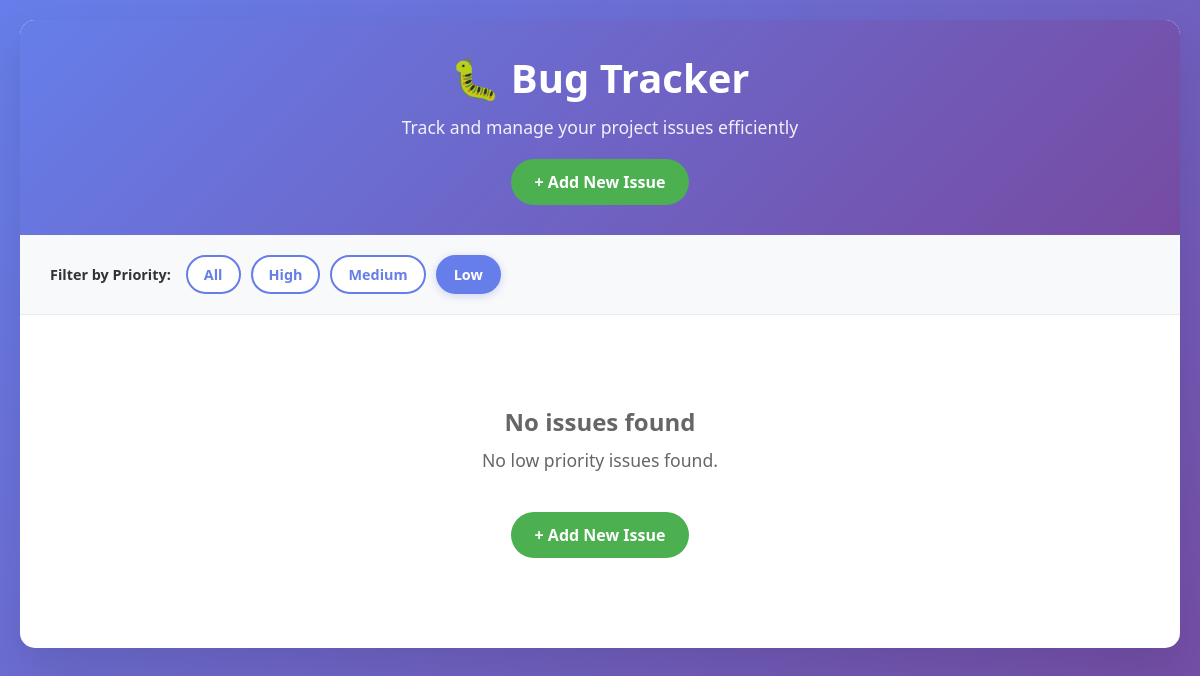
Before: /?priority=Low with the older database file.
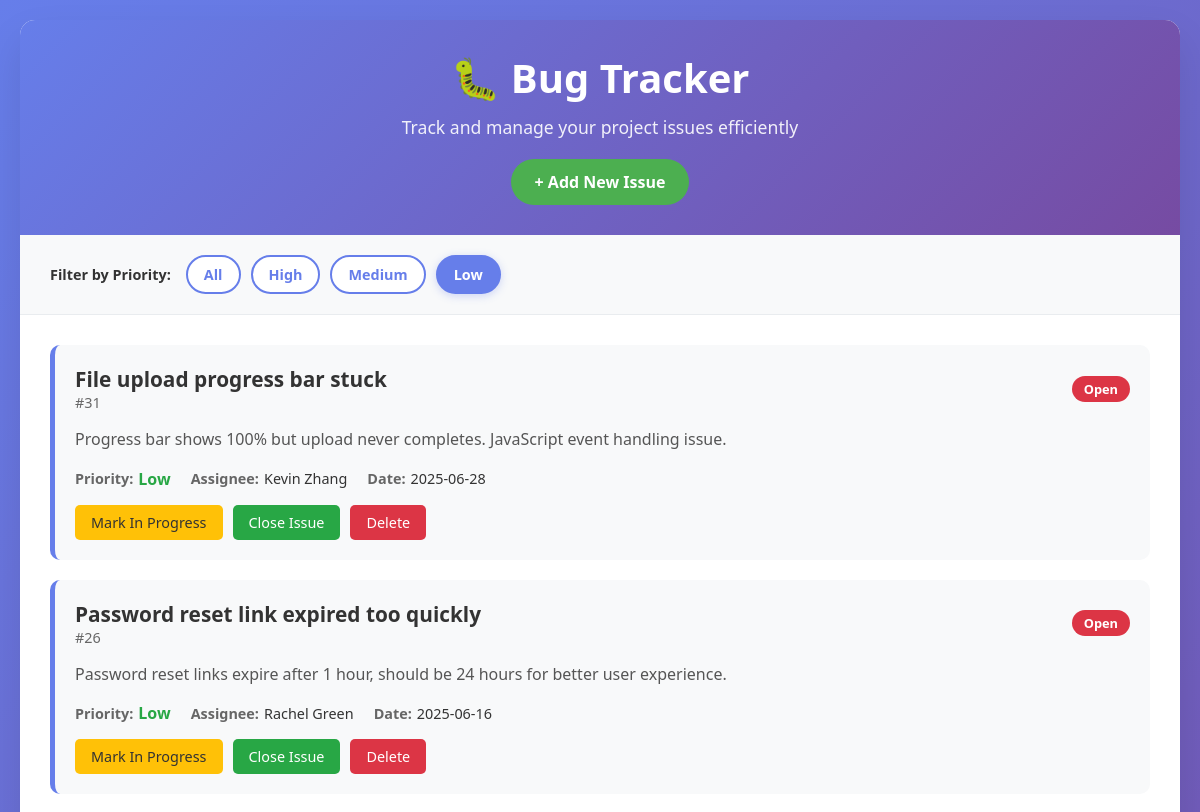
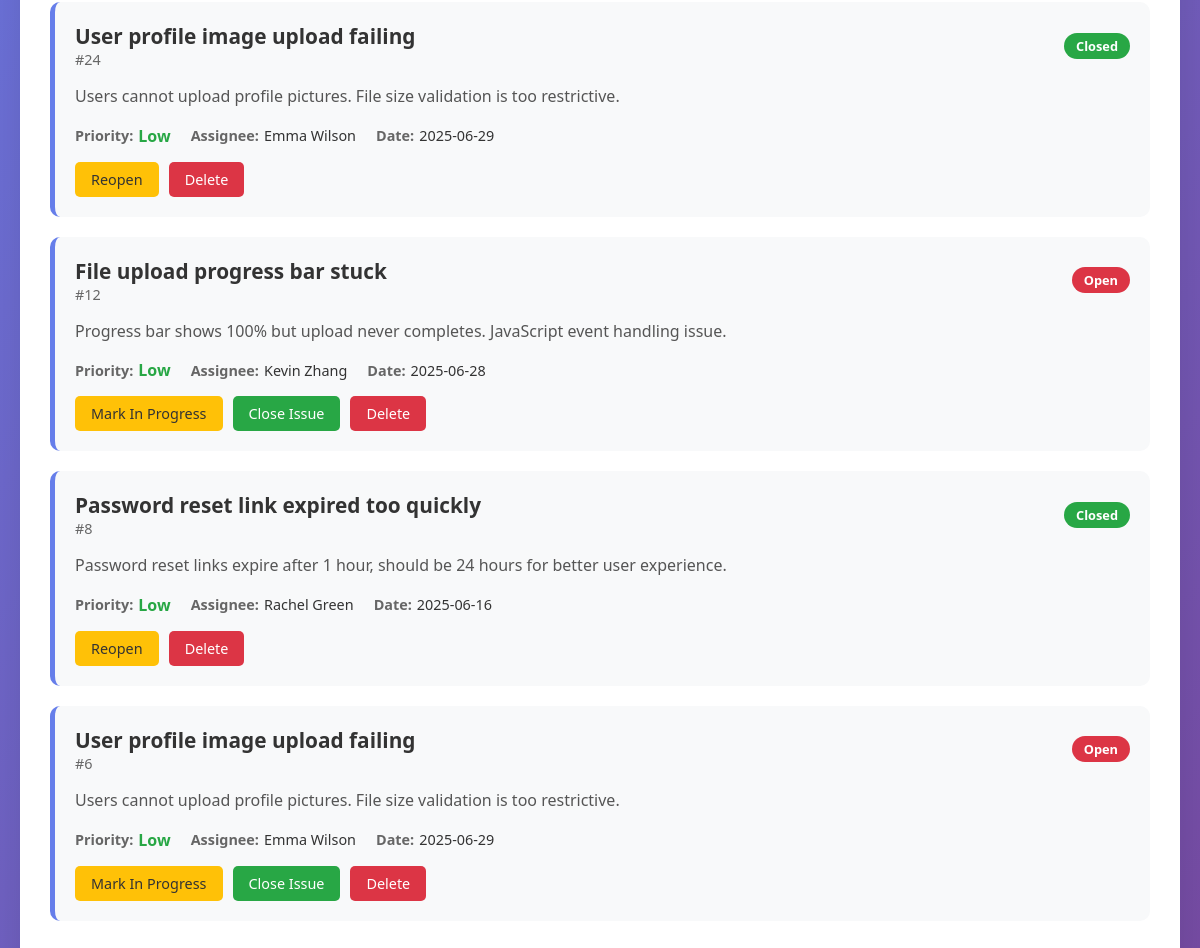
After: the same page with the newer database file (2 pictures, top to bottom).
### tables this page shows
CREATE TABLE issues (
                    id INTEGER PRIMARY KEY AUTOINCREMENT,
                    title TEXT NOT NULL,
                    description TEXT,
                    status TEXT DEFAULT 'Open',
                    priority TEXT DEFAULT 'Medium',
                    assignee TEXT,
                    date TEXT
                );

### app.py (the view)
@app.route('/')
def index():
    priority_filter = request.args.get('priority', '')
    conn = sqlite3.connect(DB)
    c = conn.cursor()
    if priority_filter:
        c.execute("SELECT * FROM issues WHERE priority = ? ORDER BY id DESC", (priority_filter,))
    else:
        c.execute("SELECT * FROM issues ORDER BY id DESC")
    issues = c.fetchall()
    conn.close()
    return render_template('index.html', issues=issues, selected_priority=priority_filter)

### templates/index.html (shortened to what the changed rows need)
<!DOCTYPE html>
<html lang="en">
<head>
</head>
<body>
    <div class="container">
        <div class="header">
            <h1>🐛 Bug Tracker</h1>
        </div>
        <div class="issues-container">
            {% if issues %}
                {% for issue in issues %}
                <div class="issue-card">
                    <div class="issue-header">
                        <div>
                            <div class="issue-title">{{ issue[1] }}</div>
                            <div class="issue-id">#{{ issue[0] }}</div>
                        </div>
                        <span class="status-{{ issue[3].lower().replace(' ', '-') }}">{{ issue[3] }}</span>
                    </div>
                    {% if issue[2] %}
                    <div class="issue-description">{{ issue[2] }}</div>
                    {% endif %}
                    <div class="issue-meta">
                        <div class="meta-item">
                            <span class="meta-label">Priority:</span>
                            <span class="priority-{{ issue[4].lower() }}">{{ issue[4] }}</span>
                        </div>
                        {% if issue[5] %}
                        <div class="meta-item">
                            <span class="meta-label">Assignee:</span>
                            <span class="meta-value">{{ issue[5] }}</span>
                        </div>
                        {% endif %}
                        <div class="meta-item">
                            <span class="meta-label">Date:</span>
                            <span class="meta-value">{{ issue[6] }}</span>
                        </div>
                    </div>
                    <div class="issue-actions">
                        {% if issue[3] == 'Open' %}
                        <a href="{{ url_for('update_status', id=issue[0], status='In Progress') }}" class="action-btn btn-progress">Mark In Progress</a>
                        <a href="{{ url_for('update_status', id=issue[0], status='Closed') }}" class="action-btn btn-close">Close Issue</a>
                        {% elif issue[3] == 'In Progress' %}
                        <a href="{{ url_for('update_status', id=issue[0], status='Closed') }}" class="action-btn btn-close">Close Issue</a>
                        <a href="{{ url_for('update_status', id=issue[0], status='Open') }}" class="action-btn btn-progress">Reopen</a>
                        {% elif issue[3] == 'Closed' %}
                        <a href="{{ url_for('update_status', id=issue[0], status='Open') }}" class="action-btn btn-progress">Reopen</a>
                        {% endif %}
                        <a href="{{ url_for('delete_issue', id=issue[0]) }}" class="action-btn btn-delete" onclick="return confirm('Are you sure you want to delete this issue?')">Delete</a>
                    </div>
                </div>
                {% endfor %}
            {% else %}
                <div class="empty-state">
                    <h3>No issues found</h3>
                    <p>{% if selected_priority %}No {{ selected_priority.lower() }} priority issues found.{% else %}Start by adding your first bug or feature request{% endif %}</p>
                    <a href="{{ url_for('add_issue') }}" class="add-button">+ Add New Issue</a>
                </div>
            {% endif %}
        </div>
    </div>
</body>
</html>

Changed rows visible on the page:
added issues: title "File upload progress bar stuck", id "31", status "Open", description "Progress bar shows 100% but upload never completes. JavaScript event handling issue.", priority "Low", assignee "Kevin Zhang", date "2025-06-28"
added issues: title "Password reset link expired too quickly", id "26", status "Open", description "Password reset links expire after 1 hour, should be 24 hours for better user experience.", priority "Low", assignee "Rachel Green", date "2025-06-16"
added issues: title "User profile image upload failing", id "24", status "Closed", description "Users cannot upload profile pictures. File size validation is too restrictive.", priority "Low", assignee "Emma Wilson", date "2025-06-29"
added issues: title "File upload progress bar stuck", id "12", status "Open", description "Progress bar shows 100% but upload never completes. JavaScript event handling issue.", priority "Low", assignee "Kevin Zhang", date "2025-06-28"
added issues: title "Password reset link expired too quickly", id "8", status "Closed", description "Password reset links expire after 1 hour, should be 24 hours for better user experience.", priority "Low", assignee "Rachel Green", date "2025-06-16"
added issues: title "User profile image upload failing", id "6", status "Open", description "Users cannot upload profile pictures. File size validation is too restrictive.", priority "Low", assignee "Emma Wilson", date "2025-06-29"
Other visible differences:
{{ selected_priority.lower() }}: "low" → (not shown)
text no longer shown: "No issues found No priority issues found. + Add New Issue"
